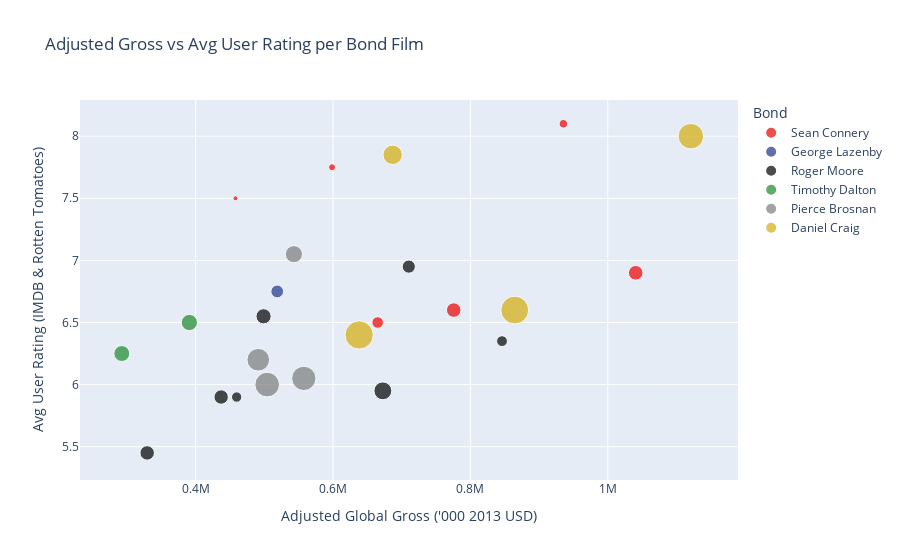

Here is the notebook cell this chart was saved with:
### Markdown cell above
This visualisation was just for fun to see how often each actor indulged in the standard Bond cliches of drinking a martini and introducing themselves as "Bond, James Bond." Craig is a clear winner for most martinis consumed, but Moore claims the BJB title, stealing it from original actor Connery.

### Code cell
#BUBBLE PLOT OF FINANCIAL/CRITICAL FIGURES 

#creating dictionary from main dataset
bubblePlotData = {"Film_ID": list(jamesBondMainDataset["Film_ID"]),
                      "Bond": list(jamesBondMainDataset["Bond"]),
        "Adj_Gross": list(jamesBondMainDataset["World_Adj"]),
        "Avg_User_Rating": list(jamesBondMainDataset["Avg_User_Rating"]),
        "Budget_Adj": list(jamesBondMainDataset["Budget_Adj"])
        }

#converting dictionary to dataframe
bubblePlotDataDF = pd.DataFrame(bubblePlotData)

#creating bubble plot
figBubble = px.scatter(bubblePlotData, x = "Adj_Gross", y = "Avg_User_Rating", title = "Adjusted Gross vs Avg User Rating per Bond Film",size = "Budget_Adj", color = "Bond", color_discrete_map = bondColourMap, hover_name = "Film_ID")

#figBubble["layout"].pop("updatemenus")
#adjusting layout of graph
figBubble.update_layout(xaxis_title = "Adjusted Global Gross ('000 2013 USD)", yaxis_title = "Avg User Rating (IMDB & Rotten Tomatoes)")

#displaying the figure
figBubble.show()

### Figure 1 — Plotly figure (JSON) as saved in the notebook; plotly's stock layout.template omitted (floating-point values rounded to 4 significant figures)
{"data": [{"hovertemplate": "<b>%{hovertext}</b><br><br>Bond=Sean Connery<br>Adj_Gross=%{x}<br>Avg_User_Rating=%{y}<br>Budget_Adj=%{marker.size}<extra></extra>", "hovertext": ["Dr. No_1962", "From Russia with Love_1963", "Goldfinger_1964", "Thunderball_1965", "You Only Live Twice_1967", "Diamonds Are Forever_1971"], "legendgroup": "Sean Connery", "marker": {"color": "#ED0000", "size": [7688, 15174, 22468, 66333, 66035, 41274], "sizemode": "area", "sizeref": 620.0, "symbol": "circle"}, "mode": "markers", "name": "Sean Connery", "orientation": "v", "showlegend": true, "type": "scatter", "x": [457928, 598624, 935404, 1040693, 775740, 664969], "xaxis": "x", "y": [7.5, 7.75, 8.1, 6.9, 6.6, 6.5], "yaxis": "y"}, {"hovertemplate": "<b>%{hovertext}</b><br><br>Bond=George Lazenby<br>Adj_Gross=%{x}<br>Avg_User_Rating=%{y}<br>Budget_Adj=%{marker.size}<extra></extra>", "hovertext": ["On Her Majesty's Secret Service_1969"], "legendgroup": "George Lazenby", "marker": {"color": "#1C358A", "size": [50608], "sizemode": "area", "sizeref": 620.0, "symbol": "circle"}, "mode": "markers", "name": "George Lazenby", "orientation": "v", "showlegend": true, "type": "scatter", "x": [518736], "xaxis": "x", "y": [6.75], "yaxis": "y"}, {"hovertemplate": "<b>%{hovertext}</b><br><br>Bond=Roger Moore<br>Adj_Gross=%{x}<br>Avg_User_Rating=%{y}<br>Budget_Adj=%{marker.size}<extra></extra>", "hovertext": ["Live and Let Die_1973", "The Man with the Golden Gun_1974", "The Spy Who Loved Me_1977", "Moonraker_1979", "For Your Eyes Only_1981", "Octopussy_1983", "A View to a Kill_1985"], "legendgroup": "Roger Moore", "marker": {"color": "black", "size": [36603, 32965, 53636, 99134, 71514, 64102, 64730], "sizemode": "area", "sizeref": 620.0, "symbol": "circle"}, "mode": "markers", "name": "Roger Moore", "orientation": "v", "showlegend": true, "type": "scatter", "x": [846046, 459623, 710290, 672514, 498812, 437059, 329322], "xaxis": "x", "y": [6.35, 5.9, 6.95, 5.95, 6.55, 5.9, 5.45], "yaxis": "y"}, {"hovertemplate": "<b>%{hovertext}</b><br><br>Bond=Timothy Dalton<br>Adj_Gross=%{x}<br>Avg_User_Rating=%{y}<br>Budget_Adj=%{marker.size}<extra></extra>", "hovertext": ["The Living Daylights_1987", "License to Kill_1989"], "legendgroup": "Timothy Dalton", "marker": {"color": "#1B8A29", "size": [81749, 78637], "sizemode": "area", "sizeref": 620.0, "symbol": "circle"}, "mode": "markers", "name": "Timothy Dalton", "orientation": "v", "showlegend": true, "type": "scatter", "x": [390758, 292392], "xaxis": "x", "y": [6.5, 6.25], "yaxis": "y"}, {"hovertemplate": "<b>%{hovertext}</b><br><br>Bond=Pierce Brosnan<br>Adj_Gross=%{x}<br>Avg_User_Rating=%{y}<br>Budget_Adj=%{marker.size}<extra></extra>", "hovertext": ["GoldenEye_1995", "Tomorrow Never Dies_1997", "The World Is Not Enough_1999", "Die Another Day_2002"], "legendgroup": "Pierce Brosnan", "marker": {"color": "#7B7D7D", "size": [91404, 159117, 188130, 183255], "sizemode": "area", "sizeref": 620.0, "symbol": "circle"}, "mode": "markers", "name": "Pierce Brosnan", "orientation": "v", "showlegend": true, "type": "scatter", "x": [542985, 491098, 504091, 557433], "xaxis": "x", "y": [7.05, 6.2, 6, 6.05], "yaxis": "y"}, {"hovertemplate": "<b>%{hovertext}</b><br><br>Bond=Daniel Craig<br>Adj_Gross=%{x}<br>Avg_User_Rating=%{y}<br>Budget_Adj=%{marker.size}<extra></extra>", "hovertext": ["Casino Royale_2006", "Quantum of Solace_2008", "Skyfall_2012", "Spectre_2015"], "legendgroup": "Daniel Craig", "marker": {"color": "#D4AC0D", "size": [117465, 248014, 202240, 240803], "sizemode": "area", "sizeref": 620.0, "symbol": "circle"}, "mode": "markers", "name": "Daniel Craig", "orientation": "v", "showlegend": true, "type": "scatter", "x": [686784, 638035, 1120980, 864553], "xaxis": "x", "y": [7.85, 6.4, 8, 6.6], "yaxis": "y"}], "layout": {"legend": {"itemsizing": "constant", "title": {"text": "Bond"}, "tracegroupgap": 0}, "title": {"text": "Adjusted Gross vs Avg User Rating per Bond Film"}, "xaxis": {"anchor": "y", "domain": [0, 1], "title": {"text": "Adjusted Global Gross ('000 2013 USD)"}}, "yaxis": {"anchor": "x", "domain": [0, 1], "title": {"text": "Avg User Rating (IMDB & Rotten Tomatoes)"}}}}
